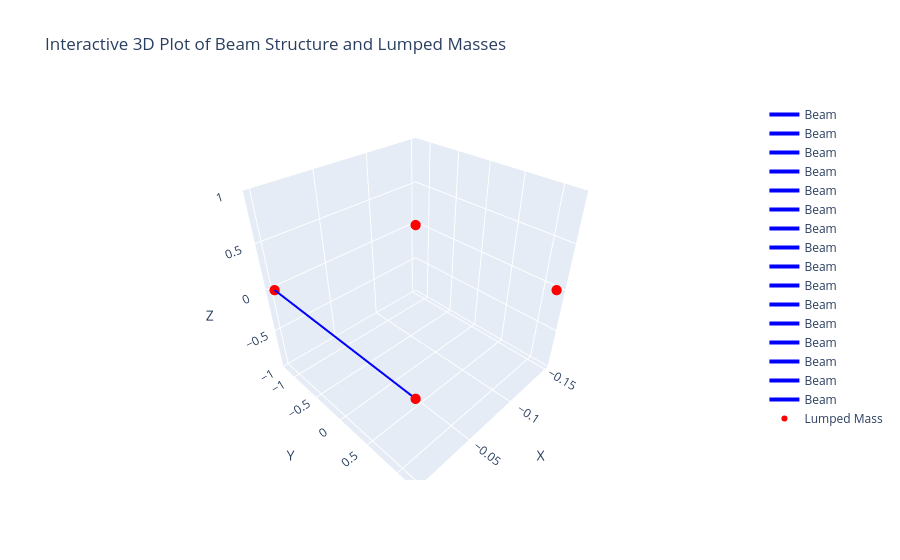

The notebook cell saved with this chart:
### Code cell
import h5py
file_path = './cases/mycase6.fem.h5'  # Replace with your file path

import plotly.graph_objects as go

# Open the .h5 file
file_path = './cases/mycase6.fem.h5'

with h5py.File(file_path, 'r') as h5_file:
    coordinates = h5_file['coordinates'][...]  # Shape: (33, 3)
    connectivities = h5_file['connectivities'][...]  # Shape: (16, 3)
    lumped_mass_nodes = h5_file['lumped_mass_nodes'][...]  # Shape: (2,)
    lumped_mass_position = h5_file['lumped_mass_position'][...]  # Shape: (2, 3)

# Plot beams as lines
beam_lines = []
for conn in connectivities:
    node_coords = coordinates[conn]
    beam_lines.append(go.Scatter3d(
        x=node_coords[:, 0],
        y=node_coords[:, 1],
        z=node_coords[:, 2],
        mode='lines',
        line=dict(color='blue', width=4),
        name='Beam'
    ))

# Plot lumped masses as scatter points
lumped_mass_points = go.Scatter3d(
    x=[coordinates[node_idx, 0] + lumped_mass_position[i, 0] for i, node_idx in enumerate(lumped_mass_nodes)],
    y=[coordinates[node_idx, 1] + lumped_mass_position[i, 1] for i, node_idx in enumerate(lumped_mass_nodes)],
    z=[coordinates[node_idx, 2] + lumped_mass_position[i, 2] for i, node_idx in enumerate(lumped_mass_nodes)],
    mode='markers',
    marker=dict(size=6, color='red'),
    name='Lumped Mass'
)

print(lumped_mass_points)

# Combine beams and lumped masses into one figure
fig = go.Figure(data=beam_lines + [lumped_mass_points])

# Set layout for 3D visualization
fig.update_layout(
    scene=dict(
        xaxis_title='X',
        yaxis_title='Y',
        zaxis_title='Z',
    ),
    title="Interactive 3D Plot of Beam Structure and Lumped Masses"
)

fig.show()

### Figure 1 — Plotly figure (JSON) as saved in the notebook; plotly's stock layout.template omitted (floating-point values rounded to 4 significant figures)
{"data": [{"line": {"color": "blue", "width": 4}, "mode": "lines", "name": "Beam", "type": "scatter3d", "x": [0, 0, 0], "y": [0, 0.15, 0.075], "z": [0, 0, 0]}, {"line": {"color": "blue", "width": 4}, "mode": "lines", "name": "Beam", "type": "scatter3d", "x": [0, 0, 0], "y": [0.15, 0.3, 0.225], "z": [0, 0, 0]}, {"line": {"color": "blue", "width": 4}, "mode": "lines", "name": "Beam", "type": "scatter3d", "x": [0, 0, 0], "y": [0.3, 0.45, 0.375], "z": [0, 0, 0]}, {"line": {"color": "blue", "width": 4}, "mode": "lines", "name": "Beam", "type": "scatter3d", "x": [0, 0, 0], "y": [0.45, 0.6, 0.525], "z": [0, 0, 0]}, {"line": {"color": "blue", "width": 4}, "mode": "lines", "name": "Beam", "type": "scatter3d", "x": [0, 0, 0], "y": [0.6, 0.75, 0.675], "z": [0, 0, 0]}, {"line": {"color": "blue", "width": 4}, "mode": "lines", "name": "Beam", "type": "scatter3d", "x": [0, 0, 0], "y": [0.75, 0.9, 0.825], "z": [0, 0, 0]}, {"line": {"color": "blue", "width": 4}, "mode": "lines", "name": "Beam", "type": "scatter3d", "x": [0, 0, 0], "y": [0.9, 1.05, 0.975], "z": [0, 0, 0]}, {"line": {"color": "blue", "width": 4}, "mode": "lines", "name": "Beam", "type": "scatter3d", "x": [0, 0, 0], "y": [1.05, 1.2, 1.125], "z": [0, 0, 0]}, {"line": {"color": "blue", "width": 4}, "mode": "lines", "name": "Beam", "type": "scatter3d", "x": [0, 0, 0], "y": [-1.2, -1.05, -1.125], "z": [0, 0, 0]}, {"line": {"color": "blue", "width": 4}, "mode": "lines", "name": "Beam", "type": "scatter3d", "x": [0, 0, 0], "y": [-1.05, -0.9, -0.975], "z": [0, 0, 0]}, {"line": {"color": "blue", "width": 4}, "mode": "lines", "name": "Beam", "type": "scatter3d", "x": [0, 0, 0], "y": [-0.9, -0.75, -0.825], "z": [0, 0, 0]}, {"line": {"color": "blue", "width": 4}, "mode": "lines", "name": "Beam", "type": "scatter3d", "x": [0, 0, 0], "y": [-0.75, -0.6, -0.675], "z": [0, 0, 0]}, {"line": {"color": "blue", "width": 4}, "mode": "lines", "name": "Beam", "type": "scatter3d", "x": [0, 0, 0], "y": [-0.6, -0.45, -0.525], "z": [0, 0, 0]}, {"line": {"color": "blue", "width": 4}, "mode": "lines", "name": "Beam", "type": "scatter3d", "x": [0, 0, 0], "y": [-0.45, -0.3, -0.375], "z": [0, 0, 0]}, {"line": {"color": "blue", "width": 4}, "mode": "lines", "name": "Beam", "type": "scatter3d", "x": [0, 0, 0], "y": [-0.3, -0.15, -0.225], "z": [0, 0, 0]}, {"line": {"color": "blue", "width": 4}, "mode": "lines", "name": "Beam", "type": "scatter3d", "x": [0, 0, 0], "y": [-0.15, 0, -0.075], "z": [0, 0, 0]}, {"marker": {"color": "red", "size": 6}, "mode": "markers", "name": "Lumped Mass", "type": "scatter3d", "x": [-0.15, -0.15, 0, 0], "y": [1.2, -1.2, 1.2, -1.2], "z": [0, 0, 0, 0]}], "layout": {"scene": {"xaxis": {"title": {"text": "X"}}, "yaxis": {"title": {"text": "Y"}}, "zaxis": {"title": {"text": "Z"}}}, "title": {"text": "Interactive 3D Plot of Beam Structure and Lumped Masses"}}}
